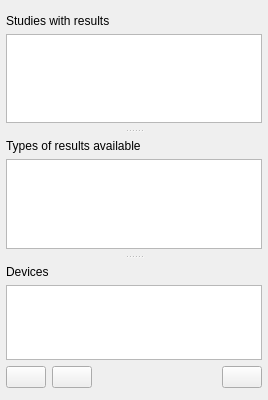
          <widget class="QSplitter" name="splitter_3">
           <property name="orientation">
            <enum>Qt::Vertical</enum>
           </property>
           <widget class="QFrame" name="frame_16">
            <property name="frameShape">
             <enum>QFrame::NoFrame</enum>
            </property>
            <property name="frameShadow">
             <enum>QFrame::Raised</enum>
            </property>
            <layout class="QVBoxLayout" name="verticalLayout_6">
             <property name="leftMargin">
              <number>6</number>
             </property>
             <property name="topMargin">
              <number>14</number>
             </property>
             <property name="rightMargin">
              <number>6</number>
             </property>
             <property name="bottomMargin">
              <number>6</number>
             </property>
             <item>
              <widget class="QLabel" name="label_16">
               <property name="text">
                <string>Studies with results</string>
               </property>
              </widget>
             </item>
             <item>
              <widget class="QListView" name="result_listView"/>
             </item>
            </layout>
           </widget>
           <widget class="QSplitter" name="splitter_2">
            <property name="orientation">
             <enum>Qt::Vertical</enum>
            </property>
            <widget class="QFrame" name="frame_17">
             <property name="frameShape">
              <enum>QFrame::NoFrame</enum>
             </property>
             <property name="frameShadow">
              <enum>QFrame::Raised</enum>
             </property>
             <layout class="QVBoxLayout" name="verticalLayout_13">
              <property name="leftMargin">
               <number>6</number>
              </property>
              <property name="topMargin">
               <number>6</number>
              </property>
              <property name="rightMargin">
               <number>6</number>
              </property>
              <property name="bottomMargin">
               <number>6</number>
              </property>
              <item>
               <widget class="QLabel" name="label_7">
                <property name="text">
                 <string>Types of results available</string>
                </property>
               </widget>
              </item>
              <item>
               <widget class="QListView" name="result_type_listView"/>
              </item>
             </layout>
            </widget>
            <widget class="QFrame" name="frame_9">
             <property name="frameShape">
              <enum>QFrame::NoFrame</enum>
             </property>
             <property name="frameShadow">
              <enum>QFrame::Raised</enum>
             </property>
             <layout class="QGridLayout" name="gridLayout">
              <property name="leftMargin">
               <number>6</number>
              </property>
              <property name="topMargin">
               <number>6</number>
              </property>
              <property name="rightMargin">
               <number>6</number>
              </property>
              <property name="bottomMargin">
               <number>12</number>
              </property>
              <item row="2" column="0">
               <widget class="QPushButton" name="select_none_pushButton">
                <property name="toolTip">
                 <string>Select none</string>
                </property>
                <property name="text">
                 <string/>
                </property>
                <property name="icon">
                 <iconset resource="icons.qrc">
                  <normaloff>:/Icons/icons/uncheck_all.svg</normaloff>:/Icons/icons/uncheck_all.svg</iconset>
                </property>
               </widget>
              </item>
              <item row="2" column="1">
               <widget class="QPushButton" name="select_all_pushButton">
                <property name="toolTip">
                 <string>Select all</string>
                </property>
                <property name="text">
                 <string/>
                </property>
                <property name="icon">
                 <iconset resource="icons.qrc">
                  <normaloff>:/Icons/icons/check_all.svg</normaloff>:/Icons/icons/check_all.svg</iconset>
                </property>
               </widget>
              </item>
              <item row="2" column="3">
               <widget class="QPushButton" name="plot_pushButton">
                <property name="toolTip">
                 <string>Plot selection</string>
                </property>
                <property name="text">
                 <string/>
                </property>
                <property name="icon">
                 <iconset resource="icons.qrc">
                  <normaloff>:/Icons/icons/pic.svg</normaloff>:/Icons/icons/pic.svg</iconset>
                </property>
               </widget>
              </item>
              <item row="2" column="2">
               <spacer name="horizontalSpacer_9">
                <property name="orientation">
                 <enum>Qt::Horizontal</enum>
                </property>
                <property name="sizeHint" stdset="0">
                 <size>
                  <width>40</width>
                  <height>20</height>
                 </size>
                </property>
               </spacer>
              </item>
              <item row="1" column="0" colspan="4">
               <widget class="QListView" name="result_element_selection_listView"/>
              </item>
              <item row="0" column="0" colspan="3">
               <widget class="QLabel" name="label_15">
                <property name="text">
                 <string>Devices</string>
                </property>
               </widget>
              </item>
             </layout>
            </widget>
           </widget>
          </widget>
